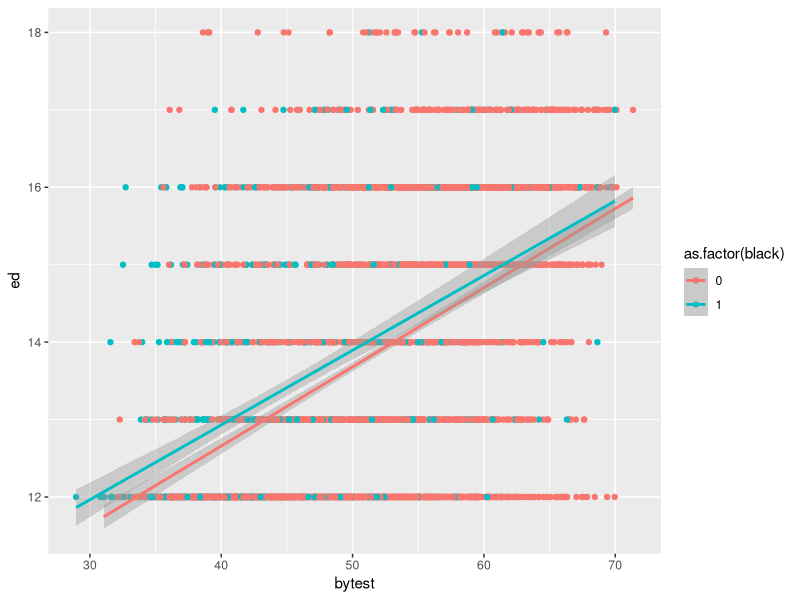
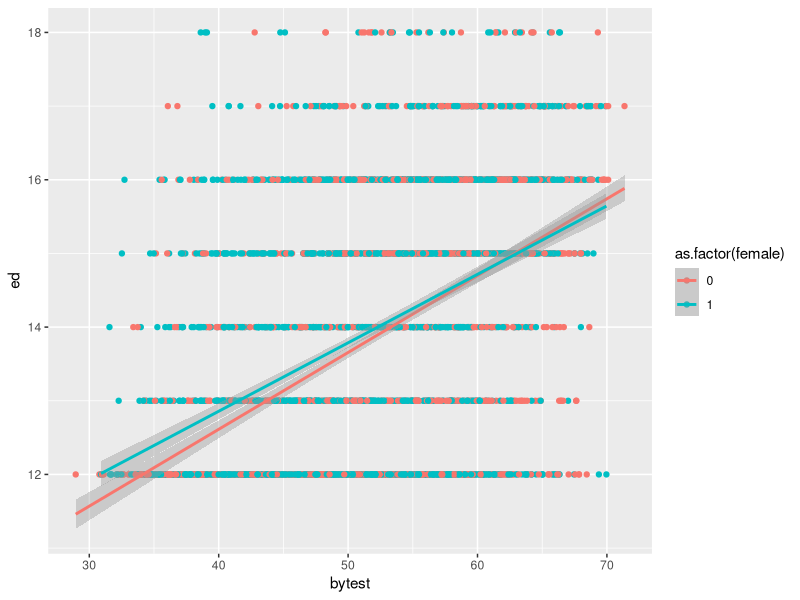
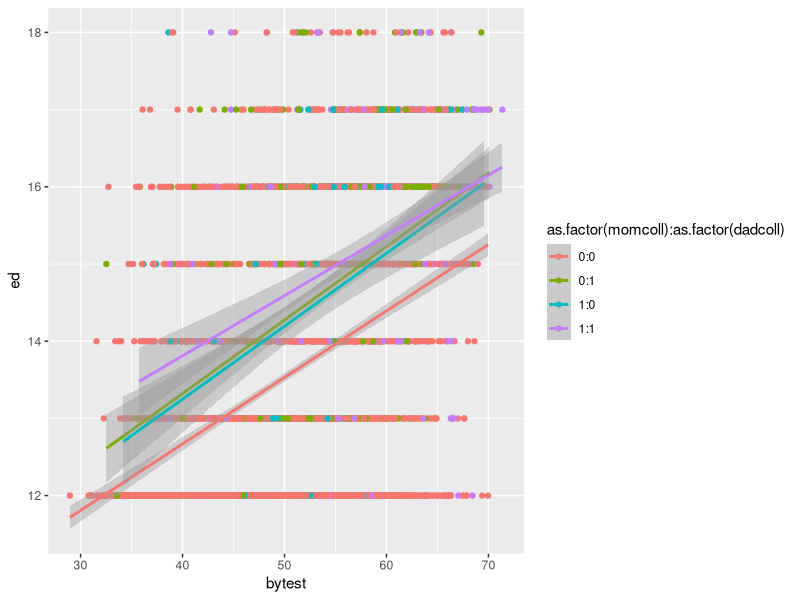
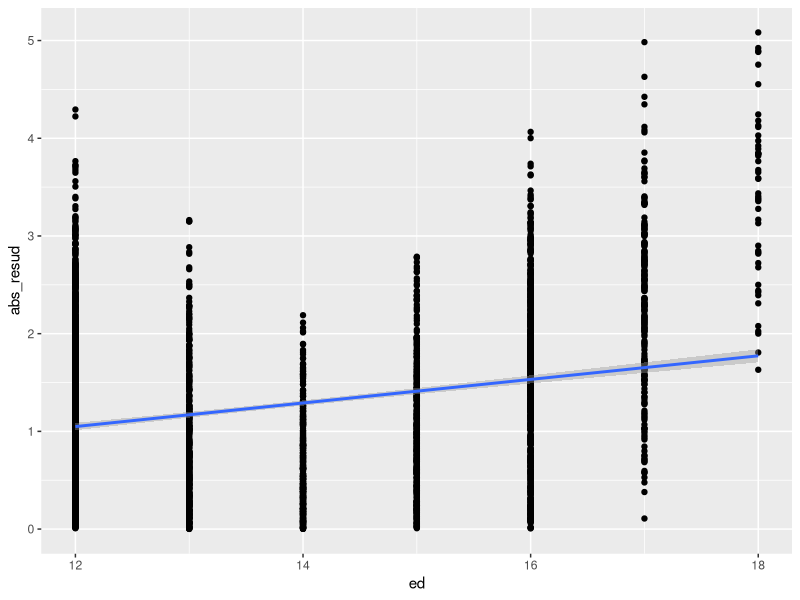
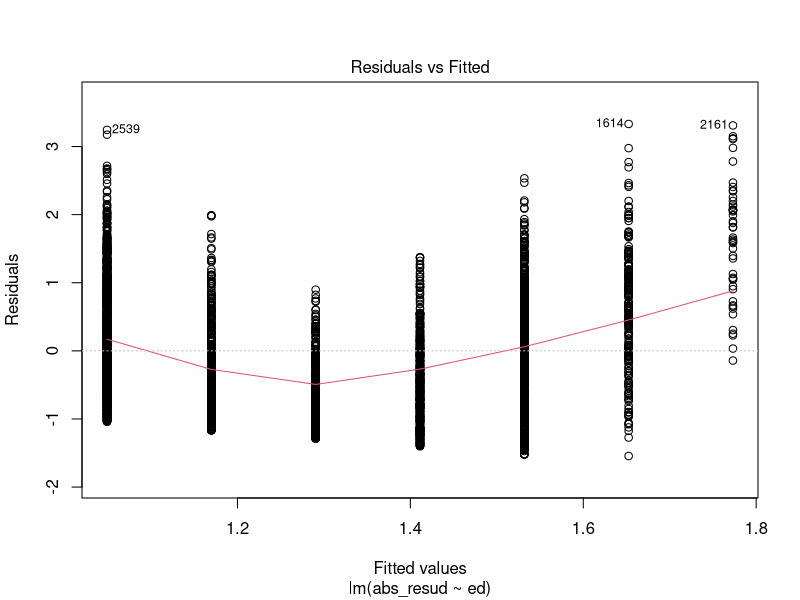
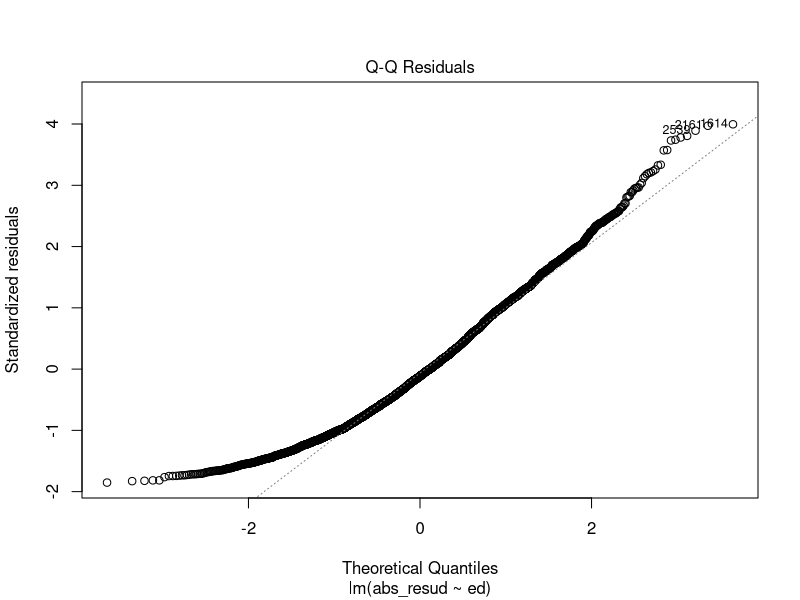
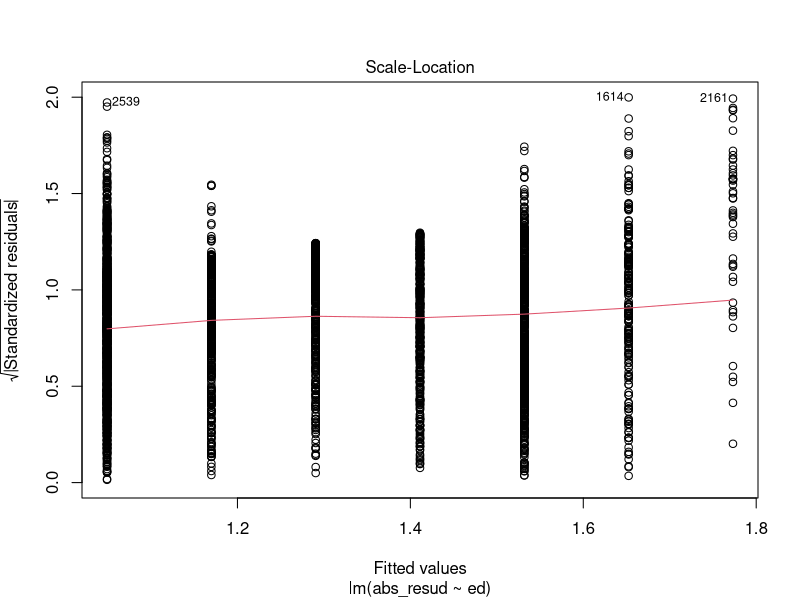
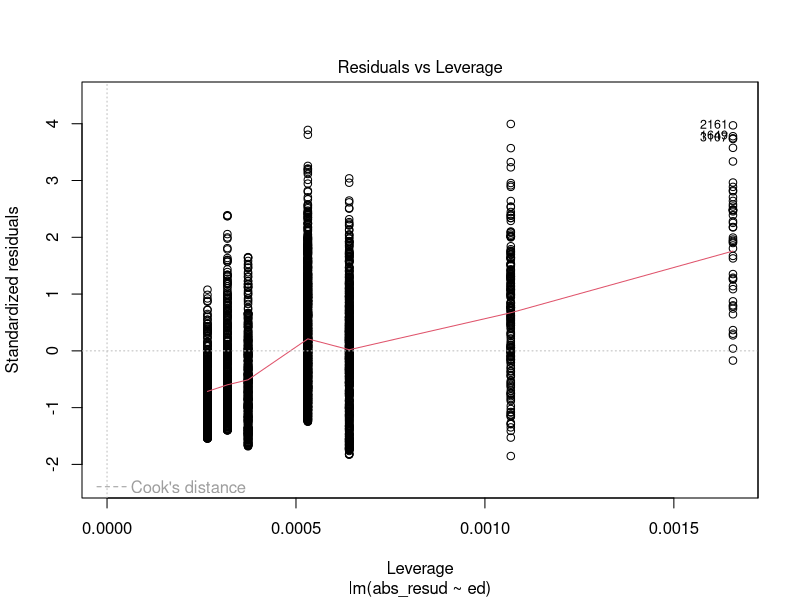

The R source for these figures, in order:
## ---- chunk 1
library(readxl)
library(ggplot2)
library(dplyr)
library(tidyr)
library(tidyverse)
library(broom)
read_xls(path = "../edu.xls") -> edu

## ---- chunk 2
ggplot(data=edu,aes(x=bytest,y=ed,color=as.factor(black)))+geom_point()+
  geom_smooth(method = "lm",aes(group=black))
## ---- chunk 3
ggplot(data=edu,aes(x=bytest,y=ed,color=as.factor(female)))+
  geom_point()+geom_smooth(method = "lm")
## ---- chunk 4
ggplot(data=edu,aes(x=bytest,y=ed,colour=as.factor(momcoll):as.factor(dadcoll)))+
  geom_point()+geom_smooth(method = "lm")
## ---- chunk 5
edu$female=as.factor(edu$female)
edu$black=as.factor(edu$black)
edu$hispanic=as.factor(edu$hispanic)
edu$dadcoll=as.factor(edu$dadcoll)
edu$momcoll=as.factor(edu$momcoll)
edu$ownhome=as.factor(edu$ownhome)
edu$urban=as.factor(edu$urban)
edu$incomehi=as.factor(edu$incomehi)
## ---- chunk 6
linear_model=lm(data=edu , formula = ed ~ .)
summary(linear_model)
## ---- chunk 7
residuals_data=cbind(abs_resud=abs(linear_model$residuals),edu)
res_model=lm(data=residuals_data , formula = abs_resud~ed)
ggplot(data=residuals_data,aes(x=ed,y=abs_resud))+geom_point()+geom_smooth(method = "lm")
plot(res_model)
## ---- chunk 8
edu$dist_less_than_10=as.factor(edu$dist<=1)
edu %>% group_by(dist_less_than_10) %>% nest() %>% mutate ( lm_fit = map ( data , ~lm( data=. ,formula = ed~.) ), results = map(lm_fit, glance) ) %>% unnest(results) %>%  .$lm_fit


